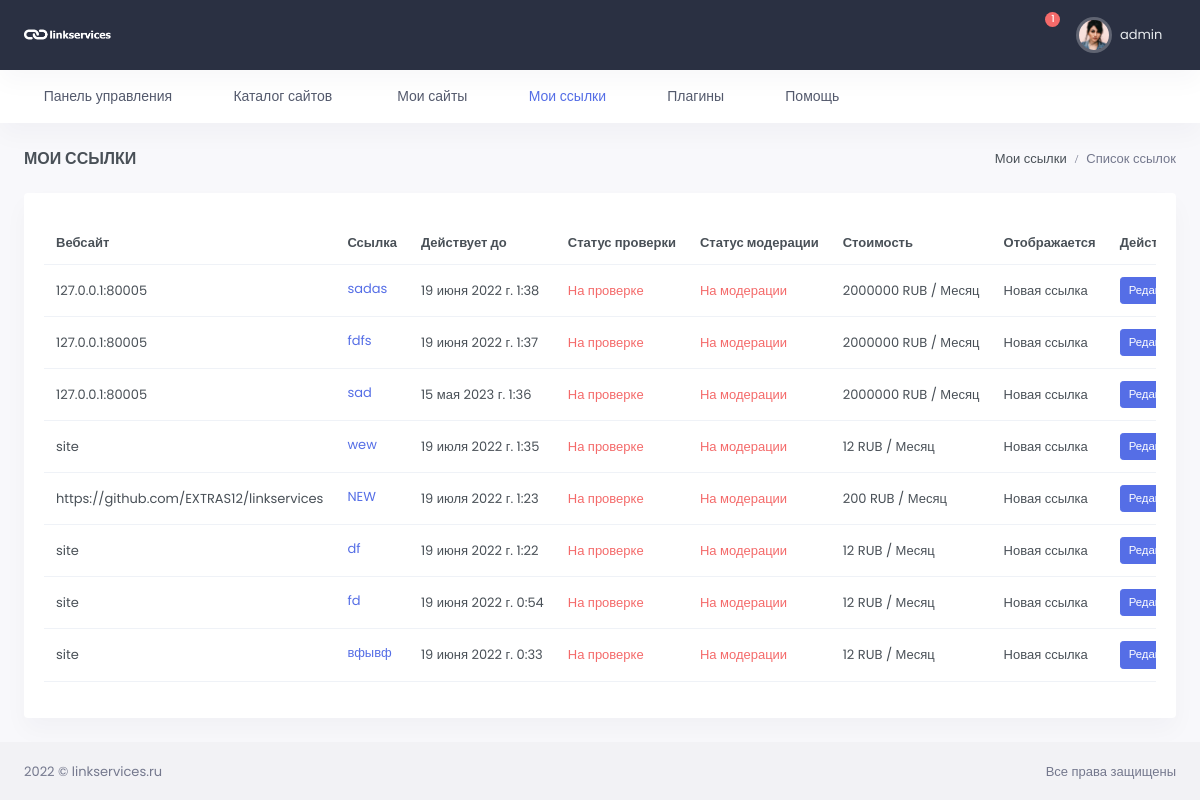
/my-links/ (signed in), run on the app's committed database.
### users/models.py (models this page shows)
class User(AbstractUser):
    email = models.EmailField(_("email address"), unique=True, )
    name_telegram = models.CharField(max_length=100, blank=True, null=True, verbose_name='Телеграмм')
    email_verify = models.BooleanField(default=False)
    USERNAME_FIELD = 'email'
    REQUIRED_FIELDS = ['username']
    class Meta:
        verbose_name = _("Пользователь")
        verbose_name_plural = _("Пользователи")
        ordering = ('-date_joined',)

### link_app/models.py (models this page shows, shortened)
class Link(models.Model):
    url = models.ForeignKey(WebSite, on_delete=models.CASCADE, verbose_name='url сайта')
    link = models.TextField(verbose_name="Ссылка")
    status_verify = models.ForeignKey(VerifyStatus, on_delete=models.CASCADE,
                                      verbose_name='Статус проверки', blank=True, null=True)
    moderation = models.ForeignKey(Moderation, on_delete=models.CASCADE,
                                   verbose_name='Статус модерации', blank=True, null=True)
    valid_date = models.DateTimeField(auto_now_add=False, verbose_name='В работе до', blank=True)
    created = models.DateTimeField(auto_now_add=True, verbose_name='Добавлено')
    update = models.DateTimeField(auto_now=True, verbose_name='Изменено')
    user_email = models.ForeignKey(Profile, related_name='user_link', on_delete=models.CASCADE,
                                   max_length=100, blank=True, null=True, verbose_name='email заказчика')
    price_per_item = models.IntegerField(default=0, verbose_name='Цена за 1 месяц')
    total_price = models.IntegerField(default=0, verbose_name='Общая стоимость')
    count_month = models.IntegerField(default=1, verbose_name='Количество месяцев')
    class Meta:
        verbose_name = 'Ссылка'
        verbose_name_plural = 'Ссылки'
        ordering = ('-created',)

### site_app/models.py (models this page shows, shortened)
class WebSite(models.Model):
    url = models.CharField(max_length=255, verbose_name='url сайта')
    user_email = models.ForeignKey(Profile, related_name='user_website', on_delete=models.CASCADE,
                                   max_length=100, blank=True, null=True, verbose_name='email заказчика')
    category = models.ForeignKey(Category, on_delete=models.CASCADE, verbose_name='Тематика')
    price = models.IntegerField(verbose_name='Цена')
    status = models.ForeignKey(Status, verbose_name='Статус', on_delete=models.CASCADE, blank=True, null=True)
    total_link = models.IntegerField(verbose_name='Всего ссылок', blank=True, null=True)
    sold_link = models.IntegerField(verbose_name='Продано ссылок', blank=True, null=True)
    yandex_x = models.IntegerField(verbose_name='Яндекс Икс', blank=True, null=True)
    yandex_stat = models.CharField(max_length=255, verbose_name='Яндекс статистика')
    password_yandex = models.CharField(max_length=250, verbose_name='Пароль от статистики', blank=True, null=True)
    created = models.DateTimeField(auto_now_add=True, verbose_name='Добавлено')
    update = models.DateTimeField(auto_now=True, verbose_name='Изменено')
    def __str__(self):
        return self.url
    class Meta:
        verbose_name = 'Сайт'
        verbose_name_plural = 'Сайты'
        ordering = ('-created',)

### link_app/views.py (the view)
# urls.py: path('', MyLinks.as_view(), name='my-links'),
class MyLinks(LoginRequiredMixin, ListView):
    model = Link
    template_name = 'link_app/mylinks.html'
    context_object_name = 'link'
    paginate_by = 15
    def get_queryset(self):
        return Link.objects.filter(user_email=self.request.user.profile).select_related()

### link_app/templates/link_app/mylinks.html (shortened to what this page needs)
{% extends 'base.html' %}
{% load static %}
{% block content %}
<div id="layout-wrapper">
<div class="main-content">
    <div class="page-content">
        <div class="container-fluid">
            <div class="row">
                <div class="col-12">
                    <div class="page-title-box d-sm-flex align-items-center justify-content-between">
                        <h4 class="mb-sm-0 font-size-18">Мои ссылки</h4>
                        <div class="page-title-right">
                            <ol class="breadcrumb m-0">
                                <li class="breadcrumb-item"><a href="javascript: void(0);">Мои ссылки</a></li>
                                <li class="breadcrumb-item active">Список ссылок</li>
                            </ol>
                        </div>
                    </div>
                </div>
            </div>
            <div class="row">
                <div class="col-12">
                    <div class="card">
                        <div class="card-body">
                            <div class="table-responsive">
                                <table class="table align-middle table-nowrap">
                                    <thead>
                                    <tr>
                                        <th>Вебсайт</th>
                                        <th>Ссылка</th>
                                        <th>Действует до</th>
                                        <th>Статус проверки</th>
                                        <th>Статус модерации</th>
                                        <th>Стоимость</th>
                                        <th>Отображается</th>
                                        <th>Действие</th>
                                    </tr>
                                    </thead>
                                    <tbody>
                                    {% for item in link %}
                                        {% include 'link_app/partials/itemlink.html' %}
                                    {% endfor %}
                                    </tbody>
                                </table>
                            </div>
                        </div>
                    </div>
                </div>
            </div>
        </div>
    </div>
</div>
</div>
{% endblock %}

### templates/inc/_header.html (shortened to what this page needs)
{% load static %}
<header id="page-topbar">
    <div class="navbar-header">
        <div class="d-flex">
            <div class="navbar-brand-box">
                <a href="{% url 'profile' pk=user.id %}" class="logo logo-light">
                    <span class="logo-lg">
                                    <img src="{% static '/images/logo-light.png' %}" alt="" height="19">
                                </span>
                </a>
            </div>
        </div>
        <div class="d-flex">
            <div class="dropdown d-none d-lg-inline-block ms-1">
                <button type="button" class="btn header-item noti-icon waves-effect"
                        data-bs-toggle="dropdown" aria-haspopup="true" aria-expanded="false">
                    <i class="bx bx-customize"></i>
                </button>
            </div>
            <div class="dropdown d-inline-block">
                <button type="button" class="btn header-item noti-icon waves-effect"
                        id="page-header-notifications-dropdown"
                        data-bs-toggle="dropdown" aria-haspopup="true" aria-expanded="false">
                    <i class="bx bx-bell bx-tada"></i>
                    <span class="badge bg-danger rounded-pill">1</span>
                </button>
            </div>
            <div class="dropdown d-inline-block">
                <button type="button" class="btn header-item waves-effect" id="page-header-user-dropdown"
                        data-bs-toggle="dropdown" aria-haspopup="true" aria-expanded="false">
                    {% if request.user.is_authenticated %}
                    <img class="rounded-circle header-profile-user" src="{% static '/images/users/avatar-1.jpg' %}"
                         alt="Header Avatar">
                    <span class="d-none d-xl-inline-block ms-1" key="t-henry">{{ user.username }}</span>
                    {% endif %}
                    <i class="mdi mdi-chevron-down d-none d-xl-inline-block"></i>
                </button>
            </div>
        </div>
    </div>
</header>
<div class="topnav">
    <div class="container-fluid">
        <nav class="navbar navbar-light navbar-expand-lg topnav-menu">
            <div class="collapse navbar-collapse" id="topnav-menu-content">
                <ul class="navbar-nav">
                    <li class="nav-item dropdown">
                        <a class="nav-link dropdown-toggle arrow-none" href="{% url 'profile' pk=user.id %}" id="topnav-dashboard"
                           role="button">
                            <i class="bx bx-home-circle me-2"></i><span key="t-dashboards">Панель управления</span>
                        </a>
                    </li>
                    <li class="nav-item dropdown">
                        <a class="nav-link dropdown-toggle arrow-none" href="{% url 'catalog' %}" id="topnav-dashboard"
                           role="button">
                            <i class="bx bx-home-circle me-2"></i><span key="t-dashboards">Каталог сайтов</span>
                        </a>
                    </li>
                    <li class="nav-item dropdown">
                        <a class="nav-link dropdown-toggle arrow-none" href="{% url 'my-sites' %}" id="topnav-uielement"
                           role="button">
                            <i class="bx bx-tone me-2"></i>
                            <span key="t-ui-elements">Мои сайты</span>
                        </a>
                    </li>
                    <li class="nav-item dropdown">
                        <a class="nav-link dropdown-toggle arrow-none" href="{% url 'my-links' %}" id="topnav-pages"
                           role="button">
                            <i class="bx bx-customize me-2"></i><span key="t-apps">Мои ссылки</span>
                        </a>
                    </li>
                    <li class="nav-item dropdown">
                        <a class="nav-link dropdown-toggle arrow-none" href="{% url 'plugins' %}" id="topnav-components"
                           role="button">
                            <i class="bx bx-collection me-2"></i><span key="t-components">Плагины</span>
                        </a>
                    </li>
                    <li class="nav-item dropdown">
                        <a class="nav-link dropdown-toggle arrow-none" href="{% url 'help' %}" id="topnav-more"
                           role="button">
                            <i class="bx bx-file me-2"></i><span key="t-extra-pages">Помощь</span>
                        </a>
                    </li>
                </ul>
            </div>
        </nav>
    </div>
</div>

### link_app/templates/link_app/partials/itemlink.html
<tr>
    <td>{{ item.url }}</td>
    <td>
        <p class="mb-1"><a href="#" target="_blank"
                           style="text-decoration: underline;">{{ item.link|safe }}</a></p>
    </td>
    <td>{{ item.valid_date }}</td>
    {% if item.status_verify.name == 'Опубликовано' %}
    <td><span class="text-success">Проверено</span></td>
    {% else %}
    <td><span class="text-danger">На проверке</span></td>
    {% endif %}
        {% if item.moderation.name == 'Проверено' %}
    <td><span class="text-success">Проверено</span></td>
    {% else %}
    <td><span class="text-danger">На модерации</span></td>
    {% endif %}
    <td>{{ item.url.price }}  RUB / Месяц</td>
    <td>Новая ссылка</td>
    <td>
        <button type="button" class="btn btn-primary btn-sm w-md"
                data-bs-toggle="modal" data-bs-target="#withdrawModal"
                style="margin-left: auto;">Редактировать / Продлить
        </button>
    </td>
</tr>

### data on the page
User: username "admin"
Link: url "127.0.0.1:80005", link "sadas", valid_date "19 июня 2022 г. 1:38", shows "На проверке", shows "На модерации", url.price "2000000"
Link: url "127.0.0.1:80005", link "fdfs", valid_date "19 июня 2022 г. 1:37", shows "На проверке", shows "На модерации", url.price "2000000"
Link: url "127.0.0.1:80005", link "sad", valid_date "15 мая 2023 г. 1:36", shows "На проверке", shows "На модерации", url.price "2000000"
Link: url "site", link "wew", valid_date "19 июля 2022 г. 1:35", shows "На проверке", shows "На модерации", url.price "12"
Link: url "https://github.com/EXTRAS12/linkservices", link "NEW", valid_date "19 июля 2022 г. 1:23", shows "На проверке", shows "На модерации", url.price "200"
Link: url "site", link "df", valid_date "19 июня 2022 г. 1:22", shows "На проверке", shows "На модерации", url.price "12"
Link: url "site", link "fd", valid_date "19 июня 2022 г. 0:54", shows "На проверке", shows "На модерации", url.price "12"
Link: url "site", link "вфывф", valid_date "19 июня 2022 г. 0:33", shows "На проверке", shows "На модерации", url.price "12"
